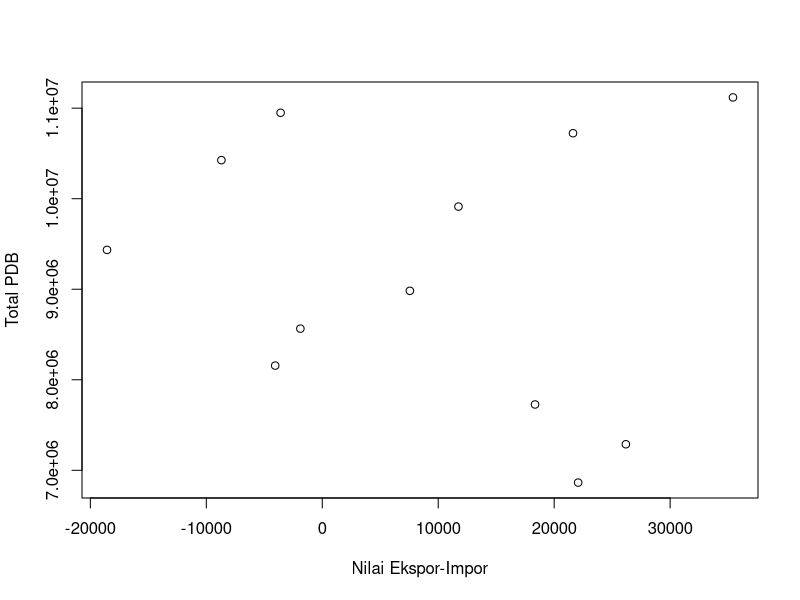
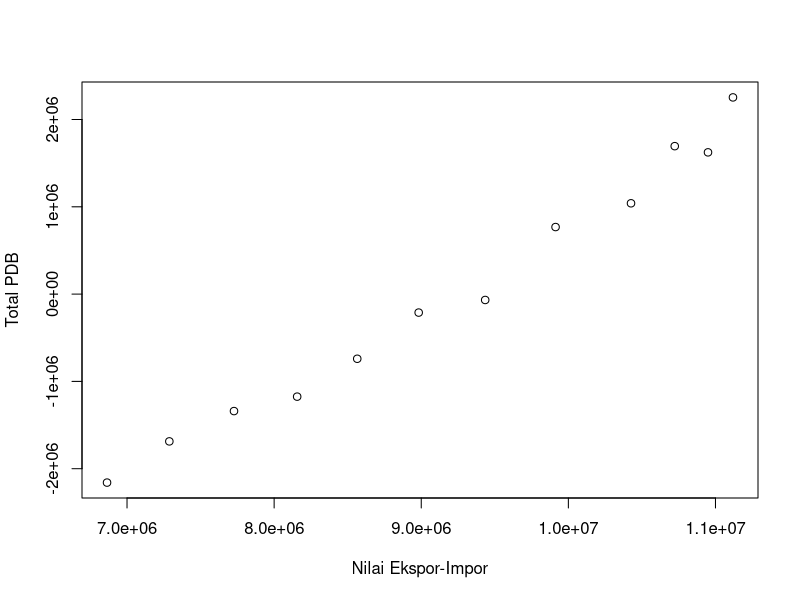

Write the R code that produced these figures, in order.
setwd('C:/Users/62822/OneDrive/Desktop/METOPEL/exercise')
library('readxl')
library('tidyverse')

# baca data
dat<-read_excel('hubungan nilai eksim dan total pdb.xlsx')

# plot X dan Y
plot(dat$`Net-Export`,dat$PDB,xlab="Nilai Ekspor-Impor",ylab="Total PDB")

# regresi
reg1<-lm(dat$PDB~dat$`Net-Export`,data=dat)
summary(reg1)

# membuat error
dat$u<-resid(reg1)

# plot error
plot(dat$PDB,dat$u,xlab="Nilai Ekspor-Impor",ylab="Total PDB")
